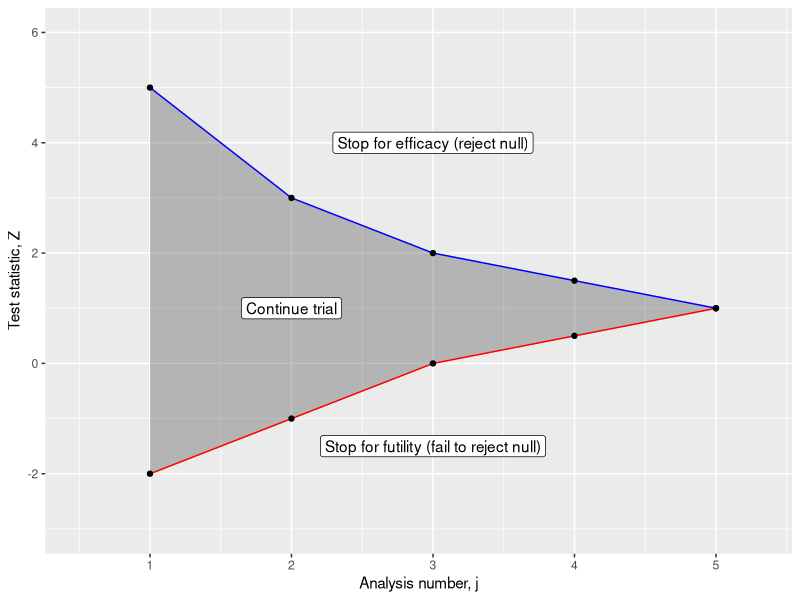
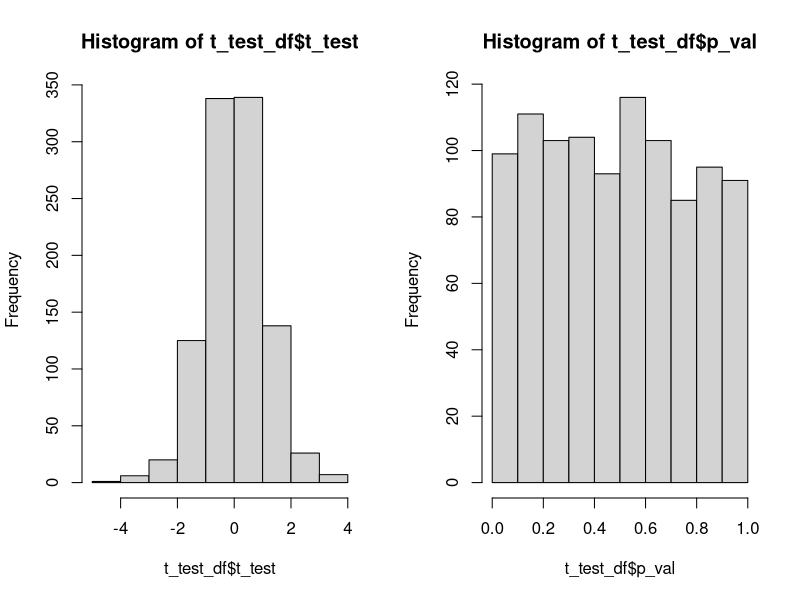
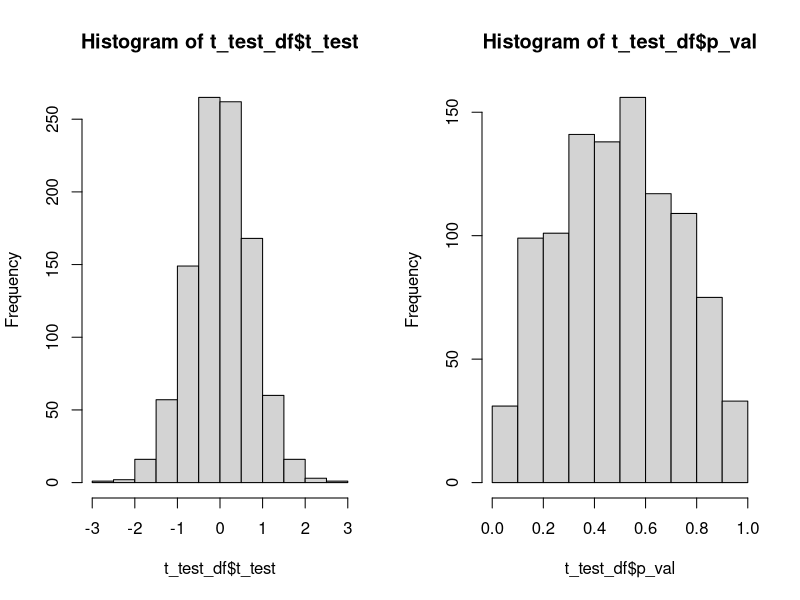
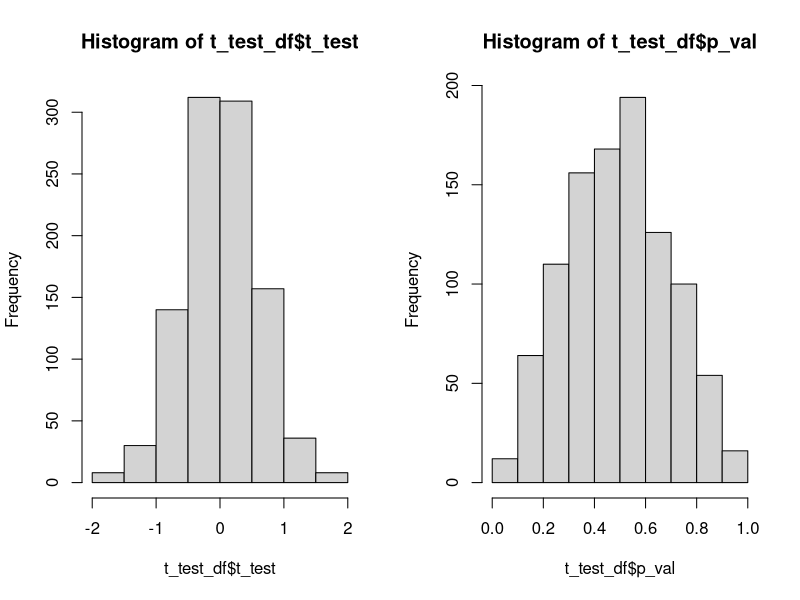

R code for these plots, in order:
## ---- chunk 1
knitr::opts_chunk$set(echo = TRUE)

# load required libraries
library(ggplot2)
## ---- chunk 2
boundaries <- data.frame(
  x = c(5, 3, 2, 1.5, 1),
  y = c(-2, -1, 0, 0.5, 1),
  j_analysis = c(1, 2, 3, 4, 5)
)

ggplot(data = boundaries) +
  geom_ribbon(mapping = aes(x = j_analysis, ymin = x, ymax = y), color = "grey", alpha = 0.3) +
  geom_line(mapping = aes(x = j_analysis, y = y), color = "red") +
  geom_line(mapping = aes(x = j_analysis, y = x), color = "blue") +
  geom_point(mapping = aes(x = j_analysis, y = y)) +
  geom_point(mapping = aes(x = j_analysis, y = x)) +
  annotate("label", x = 2, y = 1, label = "Continue trial") +
  annotate("label", x = 3, y = 4, label = "Stop for efficacy (reject null)") +
  annotate("label", x = 3, y = -1.5, label = "Stop for futility (fail to reject null)") +
  ylab("Test statistic, Z") +
  xlab("Analysis number, j") +
  scale_x_continuous(limits = c(0.5,5.3), breaks = c(1, 2, 3, 4, 5)) +
  scale_y_continuous(limits = c(-3, 6))
## ---- chunk 3
list_of_pbo <- list()
list_of_trt <- list()

t_test_df <- data.frame(
  t_test = c(rep(0, 1000)),
  p_val = c(rep(0, 1000))
) 

# get 1000 sample mean differences
for (i in 1:1000) {
  # generate placebo group data
  pbo <- rnorm(10, mean = 140, sd = 10)
  list_of_pbo[[i]] <- pbo
  
  # generate treatment group data
  trt <- rnorm(10, mean = 140, sd = 10)
  list_of_trt[[i]] <- trt
  
  # get the test statistic for difference between means
  t_test <- t.test(pbo, trt, "greater")
  t_test_df$t_test[i] <- t_test$statistic
  t_test_df$p_val[i] <- t_test$p.value
}

par(mfrow = c(1,2))
hist(t_test_df$t_test)
hist(t_test_df$p_val)
## ---- chunk 4
t_test_df <- data.frame(
  t_test = c(rep(0, 1000)),
  p_val = c(rep(0, 1000))
) 

# get 1000 sample mean differences
for (i in 1:1000) {
  # generate placebo group data
  pbo <- rnorm(10, mean = 140, sd = 10)
  list_of_pbo[[i]] <- c(list_of_pbo[[i]], pbo)
  
  # generate treatment group data
  trt <- rnorm(10, mean = 140, sd = 10)
  list_of_trt[[i]] <- c(list_of_trt[[i]], pbo)
  
  # get the test statistic for difference between means
  t_test <- t.test(list_of_pbo[[i]], list_of_trt[[i]], "greater")
  t_test_df$t_test[i] <- t_test$statistic
  t_test_df$p_val[i] <- t_test$p.value
}

par(mfrow = c(1,2))
hist(t_test_df$t_test)
hist(t_test_df$p_val)
## ---- chunk 5
t_test_df <- data.frame(
  t_test = c(rep(0, 1000)),
  p_val = c(rep(0, 1000))
) 

# get 1000 sample mean differences
for (i in 1:1000) {
  # generate placebo group data
  pbo <- rnorm(10, mean = 140, sd = 10)
  list_of_pbo[[i]] <- c(list_of_pbo[[i]], pbo)
  
  # generate treatment group data
  trt <- rnorm(10, mean = 140, sd = 10)
  list_of_trt[[i]] <- c(list_of_trt[[i]], pbo)
  
  # get the test statistic for difference between means
  t_test <- t.test(list_of_pbo[[i]], list_of_trt[[i]], "greater")
  t_test_df$t_test[i] <- t_test$statistic
  t_test_df$p_val[i] <- t_test$p.value
}

par(mfrow = c(1,2))
hist(t_test_df$t_test)
hist(t_test_df$p_val)
